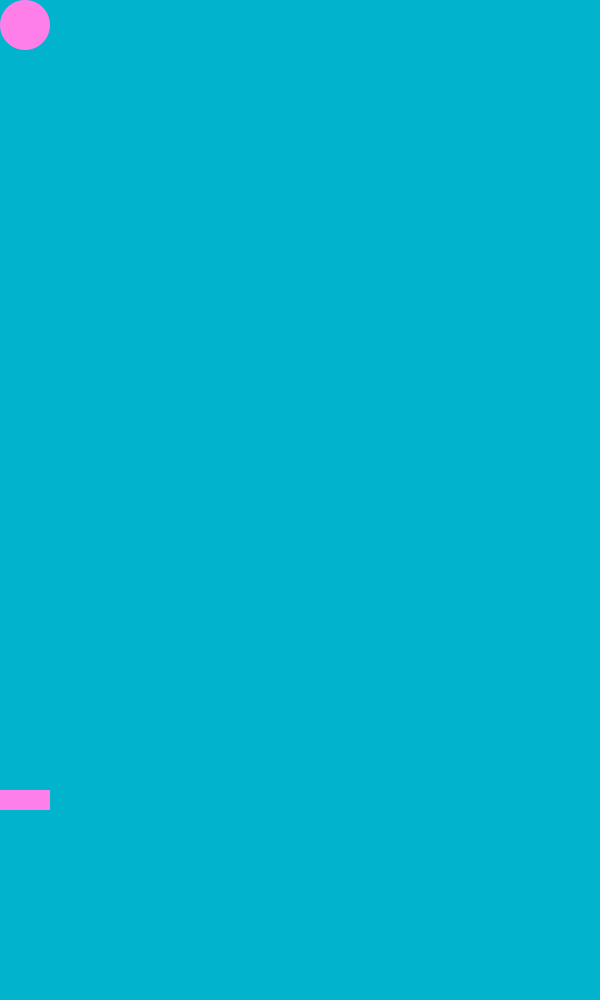
Frame 1 (no input)
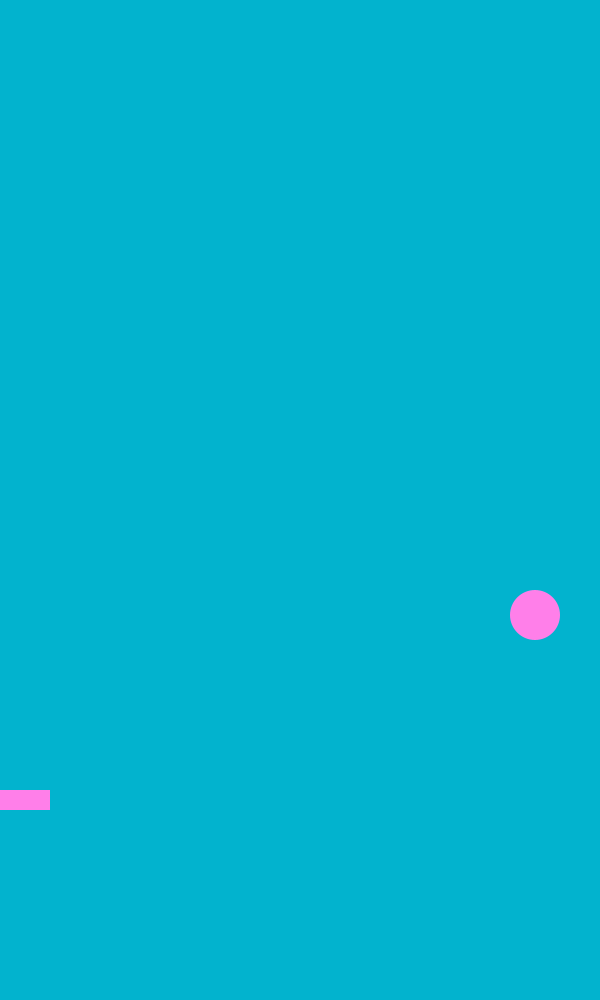
Frame 60 (the mouse pressed at the canvas centre just before this capture)
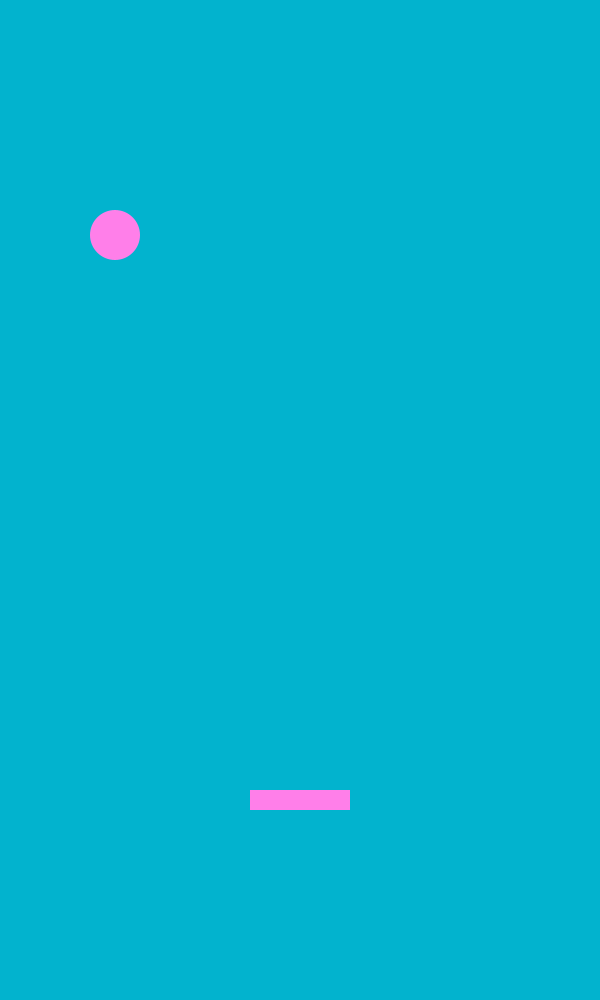
Frame 120 (the mouse held since frame 60 and released just before this capture)

The Processing sketch that drew these frames (run headless with seeded random() and noise(); from frame 60 on, the mouse is pressed at the canvas centre):

// Processing sketch: processing_111224
// ── processing_111224.pde

float radius=50;
float distanceH=radius/2;
float distanceW=radius/2;
float speed=10;
float direction=1;
float directionX=-1;
void setup() {
  size(600, 1000);
  background(0);
  colorMode(HSB, 360, 100, 100);
  noStroke();
  frameRate(35);
}
void draw() {
  if (distanceW<=mouseX+50&&distanceW>=mouseX-50&&distanceH<=800&&distanceH>=780||distanceH<=-.005)
  {
    direction=-direction;
    directionX=-directionX;
  }

  if (distanceW>=width-radius/2||distanceW<=0+radius/2)
  {
    directionX=-directionX;
  }
  else if (distanceH>=height){
    distanceH=radius/2;
  }

  background(188, 99, 81);
  fill(310, 50, 100);
  ellipse(distanceW, distanceH, radius, radius);

  distanceH +=speed*direction;
  distanceW+=speed*directionX;

  rectMode(CENTER);
  rect(mouseX, 800, 100, 20);
  //
}

//implement 1 player pong
